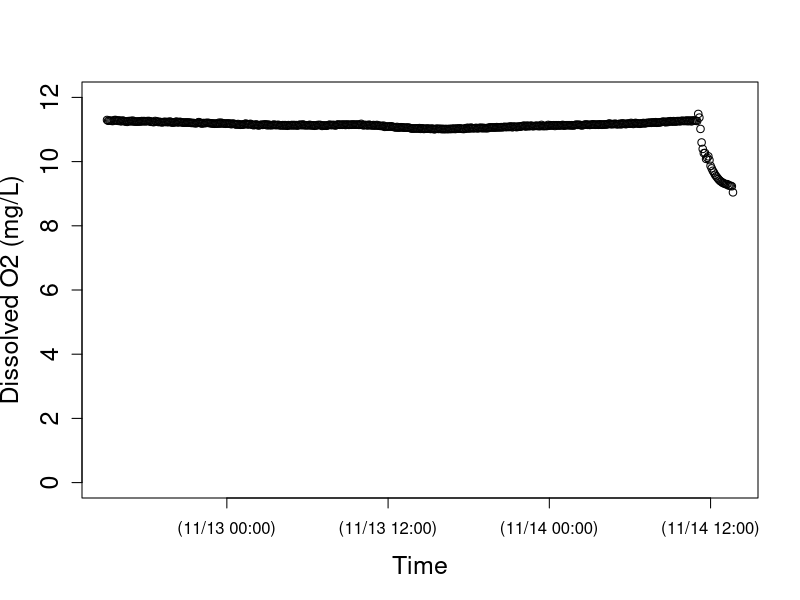
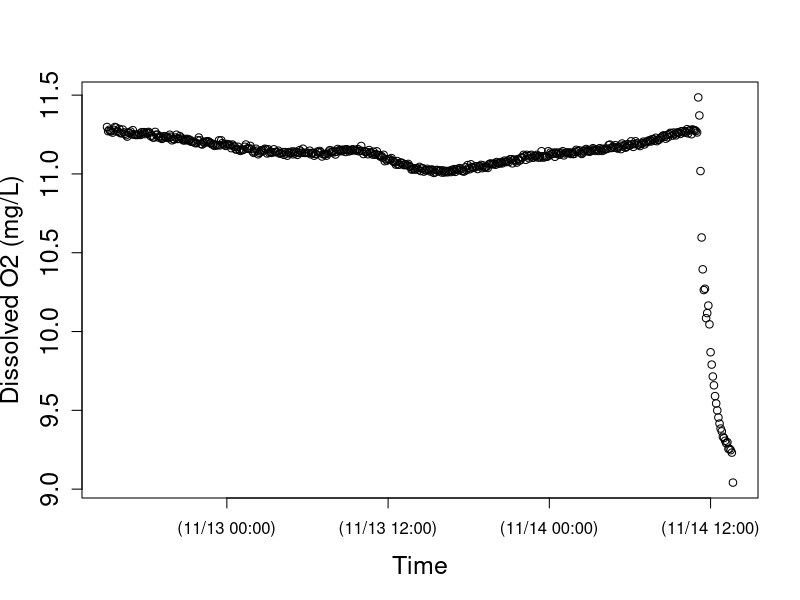

The R source for these figures, in order: (Note: this script raises an error after producing the figures.)
setwd("N:/Thesis.N/FreshStart_trans/TempLight_trans/TempLightFall17_trans/SW12nov17")
install.packages("chron")
library(chron)
StreamData=read.table("SW12nov17.csv",header=TRUE)  	##time is in seconds since 1970 and in UTC
StreamData$dtime<-chron(StreamData$time/86400)-(8/24)
## Check new chron object dtime and O2 data
## here is where you can target and remove outliers if you want to check before running models 
plot(StreamData$dtime, StreamData$oxy,cex.lab=1.5, cex.axis=1.5, lwd=1,ylim=c(0,12), xlab="Time",ylab="Dissolved O2 (mg/L)")
plot(StreamData$dtime, StreamData$oxy,cex.lab=1.5, cex.axis=1.5, lwd=1, xlab="Time",ylab="Dissolved O2 (mg/L)")

# END data important and management
# [2] LOAD O2 SATURATION FUNCTION

osat<- function(temp, bp) {
  
  tstd<-log((298.15-temp) / (273.15 + temp))
  
  a0<-2.00907
  a1<-3.22014
  a2<-4.0501
  a3<-4.94457
  a4<- -0.256847
  a5<- 3.88767
  
  u<-10^(8.10765-(1750.286/(235+temp)))
  
  sato<-(exp(a0 + a1*tstd + a2*tstd^2 + a3*tstd^3 + a4*tstd^4+a5*tstd^5))*((bp-u)/(760-u))*1.42905
  sato
}

#end of function
# END loading O2 SAT calc #
# [3] LOAD BAROMETRIC PRESSURE FUNCTION
## Function to correct barometric pressure for altitude. From Colt (2012).
## This function gives bp in mmHg for altitude given nearby measurement of standardized barometric pressure. 
## temp is degC 
## alt is m
## bpst is in inches of Hg and the sort of data you will find from U.S. weather stations.  Delete the *25.4 if you in the rest of the world where pressure is given in metric units
####function returns mm of Hg
bpcalc<- function(bpst, alt) {
  bpst*25.4*exp((-9.80665*0.0289644*alt)/(8.31447*(273.15+15)))
}
#end of function
# END loading BP calc function ####### 
# [4] LOAD GAS EXCHANGE (K) FUNCTIONS
# NOTE: The functions you use will depend on the methods used to estimate K (O2, propane, SF6). The temperature correction (Kcor) is embedded in the models below, but the Kcor function must be loaded into R before running the model.
# UNITS are day^(-1)
## This code does the opposite of Kcor below; it estimates K600 for KO2 at a given temperature. From Wanninkhof (1992).
K600fromO2<-function (temp, KO2) {
  ((600/(1800.6 - (120.1 * temp) + (3.7818 * temp^2) - (0.047608 * temp^3)))^-0.5) * KO2
}
#end of function
# This calculates K600 from K measured in a propane addition. From Raymond et al. (2012).
K600frompropane<-function (temp, Kpropane) {
  ((600/(2864 - (154.14 * temp) + (3.791 * temp^2) - (0.0379 * temp^3)))^-0.5) * Kpropane
}
#end of function
# This calculates K600 from K measured in a SF6 addition. From Raymond et al. (2012).
K600fromSF6<-function(temp, KSF6) {
  ((600/(3255.3-(217.13*temp)+(6.837*temp^2)-(0.08607*temp^3)))^-0.5)*KSF6
}
#end of function
# This function calculates KO2 at any given tempertaure from K600. via schmidt number scaling.  The scaling equation if From Jähne et al. (1987), Schmidt number conversions from Wanninkhof et al. 1992.
Kcor<-function (temp,K600){
  K600/(600/(1800.6-(temp*120.1)+(3.7818*temp^2)-(0.047608*temp^3)))^-0.5
}
#end of function
# END loading K functions
# [5] NIGHTTIME REGRESSION to estimate K -- OPTIONAL
### nighttime regression code to estimate K. Approach as in Hornberger and Kelly (1975).
## o2 file is your oxygen data (defined in subsetting)
## bp is barometric pressure in mm Hg for your site, 
## ts is the time step in MINUTES (not days as in metabolism code below)

nightreg<-function(o2file, bp, ts){
  
  temp<-o2file$temp
  oxy<-o2file$oxy
  
  # moving average on oxy data
  oxyf1<-filter(o2file$oxy,rep(1/3,3), sides=2)
  
  # trim the ends of the oxy data
  oxyf2<- oxyf1[c(-1,-length(oxyf1))]
  
  # calculate delO/delt; convert to units of days by ts in min-1*1440
  deltaO2<-((oxyf2[-1]-oxyf2[-length(oxyf2)])/ts)*1440
  
  # Trim the first two and last one from the temp data to match the filter oxy data
  temptrim<-temp[c(-2:-1,-length(temp))]
  
  # calc the dodef
  satdef<-osat(temptrim,bp)-oxyf2[-1]
  
  # fit linear model and plot using linear model fitting (lm) and abline functions in R stats package
  nreg<-lm(deltaO2~satdef)
  plot(satdef,deltaO2)
  abline(nreg)
  
  # use coef function in R stats package to get lm coefficients
  coeff<-coef(nreg)
  
  # output gives lm coeff and K600 (converted from nighttime regression estimate of KO2)
  out<-list(coeff, K600fromO2(mean(temp), coeff[2]))
  out
  
}
#end of function
# NOTE: this approach works better for some sites/dates than others; always check that your model fit is good and that your K600 estimate makes sense!
#Call as:  The first argument in the function defines when to pull data.  In this case on 10/27/204 (for spring creek) between 18:05 and 23:00

nightreg(StreamData[StreamData$dtime>=as.numeric(chron(dates="11/08/17", times="00:00:00")) & StreamData$dtime<=as.numeric(chron(dates="11/08/17", times="23:59:59")), ], bp=660, ts=10)
# END nighttime regression calculation of K #
# check that light makes sense
plot(StreamData$dtime, StreamData$light,cex.lab=1.5, cex.axis=1.5, lwd=1, xlab="Time",ylab="PAR (umol photons/s/m2)")
# END light
# [7] MODEL v1 - RIVERMETABK; solves for GPP, ER, AND K
##
# [7a] LOAD RIVERMETABK functions
###########################################

## VERSION 1 of possible metabolism model

##### now estimate metabolism

## parameter names (and units) for BOTH rivermetab functions (solving for or fixing K600):
## oxy.mod = modeled O2 (mg/L)
## oxy = O2 data (mg/L)
## MET[1] = GPP = estimated daily gross primary production (g O2 m-2 d-1); + flux of O2 production
## MET[2] = ER = estimated daily ecosystem respiration (g O2 m-2 d-1); - flux of O2 consumption 
## MET[3] = K = estimated K600 (d-1)
## z = estimated site depth (m)
## Kcor = KO2 corrected for temperature, calculated from K600 (d-1)
## bp = barometric pressure (mmHg)
## temp = water temperature (C)
## light = PAR data (or modlight from above light function)
## ts = time step of O2 data from logger (10 min intervals --> units are day, so 10/1440=0.06944)

# Model to calculate GPP, ER and K simultaneously
# This model is advantageous in the sense that one can estimate K from the data, but beware that it may be an overparameterized model.  
# Note that you have the opportunity below to use your light data or modeled light (here as data$light estimated for spring creek and french creek with the light model function above). You decide and modify the function and data names accordingly.

# rivermetabK is the master function that calls the MLE function (onestationmleK) and plotting function (onestationplot) below
rivermetabK<-function(o2file, z, bp, ts){
  
  ##pull data out of loaded o2file (subset in CALL function) and give it a name. 
  temp<-o2file$temp
  oxy<-o2file$oxy
  light<-o2file$light
  
  ##This calls onestationmleK (below) to calculate metabolism by non-linear minimization. We use nlm() function in R stats package; for more information see "help(nlm)"  The first argument is the function to be minimized, the second defines the starting values.  The function that is minimized (onestationmleK, see below) always has as its first argument, a vector of parameters (MET), and second argument a vector of starting values for those parameters, p=c(3,-5, 10).
  
  river.mle<-nlm(onestationmleK, p=c(3,-5, 10), oxy=oxy, z=z,temp=temp,light=light, bp=bp, ts=ts)
  
  ##plot modeled and measaured O2 given MLE estimates of GPP, ER, and K600.  It calls a function below onestationplot()
  
  onestationplot(GPP=river.mle$estimate[1], ER=river.mle$estimate[2],oxy=oxy,z=z,temp=temp,light=light, K=river.mle$estimate[3], bp=bp, ts=ts)
  
  ##return GPP, ER, K600, and MLE values
  b <- list(GPP=river.mle$estimate[1], ER=river.mle$estimate[2], K600=river.mle$estimate[3], neglogL=river.mle$minimum[1])
  b
}
# end of function
# This function returns the negative log likelihood value given O2 data and estimates of GPP, ER, and K (which is vector MET); is included in master rivermetabK function above
onestationmleK<-function(MET,temp, oxy, light, z, bp, ts) {
  
  # create new vector for modeled O2
  oxy.mod<-numeric(length(data))
  # give starting value from oxygen data; this is the only time O2 data is used to model GPP and ER
  oxy.mod[1]<-oxy[1]
  
  # this is the metabolism equation as in Van de Bogert et al 2007 L&OMethods
  for (i in 2:length(oxy)) {oxy.mod[i]<-oxy.mod[i-1]+((MET[1]/z)*(light[i]/sum(light)))+ MET[2]*ts/z+(Kcor(temp[i],MET[3]))*ts*(osat(temp[i],bp)-oxy.mod[i-1]) }
  
  ##below is MLE calculation; output is -log likelihood
  # diff in measured and modeled O2
  sqdiff<-(oxy-oxy.mod)^2 
  # likelihood function
  L <- length(oxy) * (log(((sum(sqdiff)/length(oxy))^0.5))+0.5*log(6.28)) + ((2*sum(sqdiff)/length(oxy))^-1) * sum(sqdiff)
  L
}
# end of function
# this function plots modeled O2 and O2 data from estimates of daily GPP, ER, and K; is included in master rivermetabK function above
# Calls same metabolism equation as in mle function, but plots modeled O2 as a function of GPP, ER, and K estimates from mle
# use this to visually assess your model estimates (should be good agreement between modeled and measured O2)
onestationplot<-function(GPP, ER, oxy, z, temp, K, light, bp, ts) {
  
  oxy.mod<-numeric(length(oxy))
  oxy.mod[1]<-oxy[1]
  
  # this is the metabolism equation as in Van de Bogert et al (2007) L&OMethods
  for (i in 2:length(oxy)) { oxy.mod[i]<-oxy.mod[i-1]+((GPP/z)*(light[i]/sum(light)))+ ER*ts/z+(Kcor(temp[i],K))*ts*(osat(temp[i],bp)-oxy.mod[i-1]) }
  
  plot(seq(1:length(oxy)),oxy.mod, type="l",xlab="Time", ylab="Dissolved oxygen  (mg/L)", cex.lab=1.5, cex.axis=1.5, lwd=2 )
  points(seq(1:length(oxy)),oxy)
}
# end of function

####### END LOADING rivermetabK function #
# [7b] CALL RIVERMETABK function
###########################################

## Call as:  z is depth in m, bp is im mmHg, ts is time steps in days.

# for spring creek data; 10/28/14
####### END LOADING rivermetabK function #
# [7b] CALL RIVERMETABK function
###########################################

## Call as:  z is depth in m, bp is im mmHg, ts is time steps in days.

# for spring creek data; 10/28/14
####### END LOADING rivermetabK function #
# [7b] CALL RIVERMETABK function
###########################################

## Call as:  z is depth in m, bp is im mmHg, ts is time steps in days.

# for spring creek data; 10/28/14
rivermetab<-function(o2file, z, bp, ts, K){
  
  ##pull data out of loaded o2file (subset in CALL function) and give it a name. 
  temp<-o2file$temp
  oxy<-o2file$oxy
  light<-o2file$light
  
  ##calculate metabolism by non linear minimization of MLE function (below)
  river.mle<-nlm(onestationmle, p=c(3,-5), oxy=oxy, z=z,temp=temp,light=light, bp=bp, ts=ts, K=K)
  
  ##plot data; uses same plot function as given for rivermetabK above (relisted below to keep each model as own unit)
  onestationplot(GPP=river.mle$estimate[1], ER=river.mle$estimate[2],oxy=oxy,z=z,temp=temp,light=light, K=K, bp=bp, ts=ts)
  
  ##return GPP, ER, and MLE value
  b<-list(GPP= river.mle$estimate[1], ER= river.mle$estimate[2],  neglogL= river.mle$minimum[1])
  b
}
# end of function

# function returns the likelihood value given O2 data and estimates of GPP, ER (which is vector MET); is included in master rivermetab function above; K600 is fixed
onestationmle<-function(MET,temp, oxy, light, z, bp, ts, K) {
  
  oxy.mod<-numeric(length(data))
  oxy.mod[1]<-oxy[1]
  
  # this is the metabolism equation as in Van de Bogert et al 2007 L&OMethods
  for (i in 2:length(oxy)) {oxy.mod[i]<-oxy.mod[i-1]+((MET[1]/z)*(light[i]/sum(light)))+ MET[2]*ts/z+(Kcor(temp[i],K))*ts*(osat(temp[i],bp)-oxy.mod[i-1]) }
  
  ## below is MLE calculation; output is likelihood
  # diff in measured and modeled O2
  sqdiff<-(oxy-oxy.mod)^2 
  # likelihood function
  L <- length(oxy)*(log(((sum(sqdiff)/length(oxy))^0.5)) +0.5*log(6.28)) + ((2*sum(sqdiff)/length(oxy))^-1)*sum(sqdiff)
  L
}
#end of function

# (As in rivermetabK)
# this function plots modeled O2 and O2 data from estimates of daily GPP and ER; is included in master rivermetab function above
# Calls same metabolism equation as in mle function, but plots modeled O2 as a function of GPP, ER estimates from mle
# use this to visually assess your model estimates (should be good agreement between modeled and measured O2)
onestationplot<-function(GPP, ER, oxy, z, temp, K, light, bp, ts) {
  
  oxy.mod<-numeric(length(oxy))
  oxy.mod[1]<-oxy[1]
  
  # this is the metabolism equation as in Van de Bogert et al (2007) L&OMethods
  for (i in 2:length(oxy)) { oxy.mod[i]<-oxy.mod[i-1]+((GPP/z)*(light[i]/sum(light)))+ ER*ts/z+(Kcor(temp[i],K))*ts*(osat(temp[i],bp)-oxy.mod[i-1]) }
  
  plot(seq(1:length(oxy)),oxy.mod, type="l",xlab="Time", ylab="Dissolved oxygen  (mg/L)", cex.lab=1.5, cex.axis=1.5, lwd=2 )
  points(seq(1:length(oxy)),oxy)
  
  print(summary(lm(oxy~oxy.mod)))
  
}
# end of function
####### END loading rivermetab function ####### 
## Call as:  z is depth in m, bp is im mmHg, ts is time steps in days.

# 5 MIN timestep!! iterature k600 values based on slope
rivermetab(o2file=StreamData[StreamData$dtime>=as.numeric(chron(
  dates="11/12/17", times="15:25:00")) & StreamData $dtime<=as.numeric(chron(
    dates="11/14/17", times="11:05:00")), ], 
  z=0.060, 
  bp=710, 
  ts=0.0034722, 
  K=99.966963)
# 10 MIN timestep!! iterature k600 values based on slope
rivermetab(o2file=StreamData[StreamData$dtime>=as.numeric(chron(
  dates="11/12/17", times="15:25:00")) & StreamData $dtime<=as.numeric(chron(
    dates="11/14/17", times="11:05:00")), ], 
  z=0.060, 
  bp=710, 
  ts=0.0069444, 
  K=99.966963)

# 5 MIN timestep!! my derived k600 values based on velocity
rivermetab(o2file=StreamData[StreamData$dtime>=as.numeric(chron(
  dates="11/12/17", times="15:25:00")) & StreamData $dtime<=as.numeric(chron(
  dates="11/14/17", times="11:05:00")), ], 
  z=0.060, 
  bp=710, 
  ts=0.0034722, 
  K=39.0851226)
# 10 MIN timestep!! my derived k600 values based on velocity
rivermetab(o2file=StreamData[StreamData$dtime>=as.numeric(chron(
  dates="11/12/17", times="15:25:00")) & StreamData $dtime<=as.numeric(chron(
    dates="11/14/17", times="11:05:00")), ], 
  z=0.060, 
  bp=710, 
  ts=0.0069444, 
  K=39.0851226)

# 5 MIN timestep!! full model as is 
rivermetabK(o2file=StreamData[ StreamData $dtime>=as.numeric(chron(
  dates="11/12/17", times="15:25:00")) & StreamData $dtime<=as.numeric(chron(
  dates="11/14/17", times="11:05:00")), ], 
  z=0.060, 
  bp=710, 
  ts=0.0034722)
